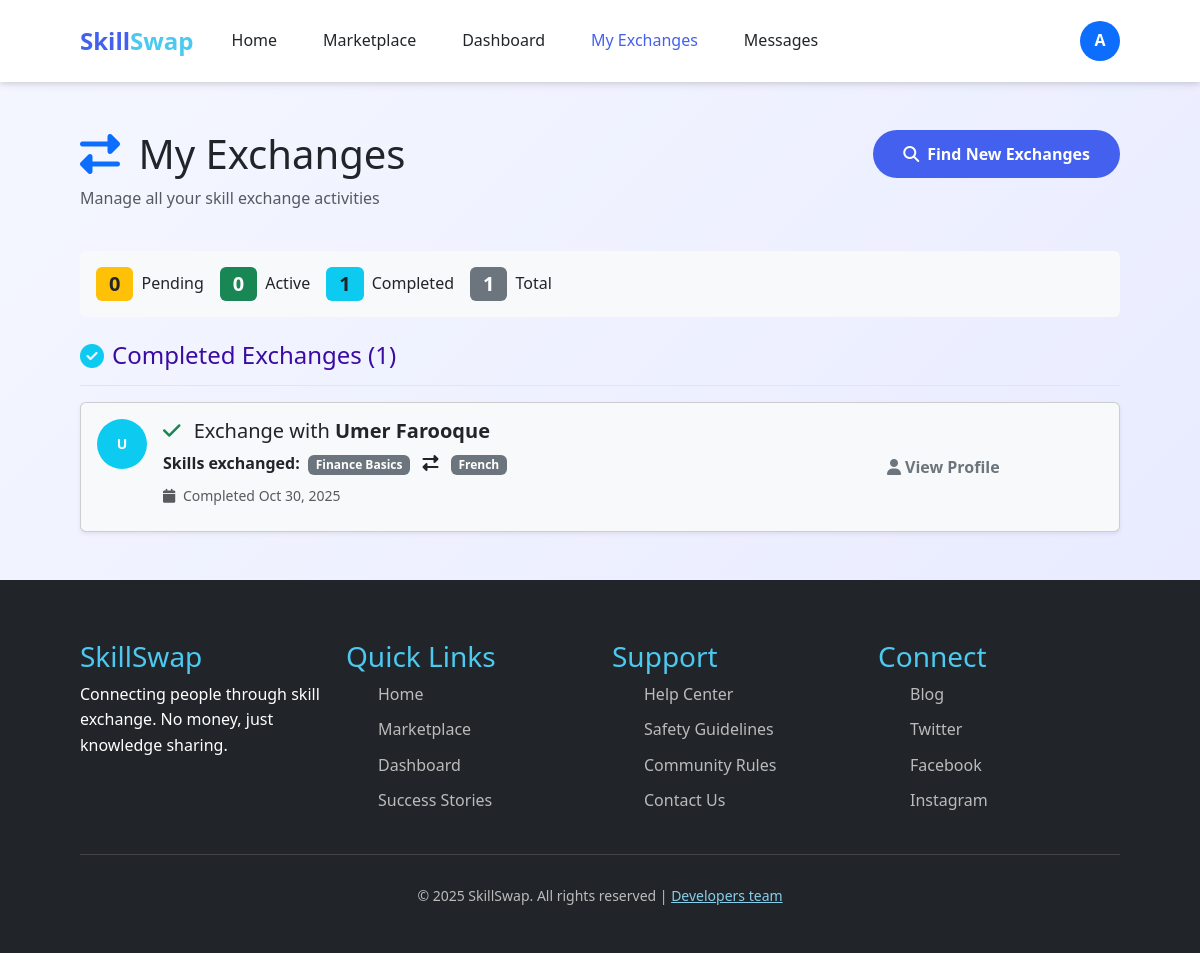
Before: /exchanges/ (signed in) with the older database file.
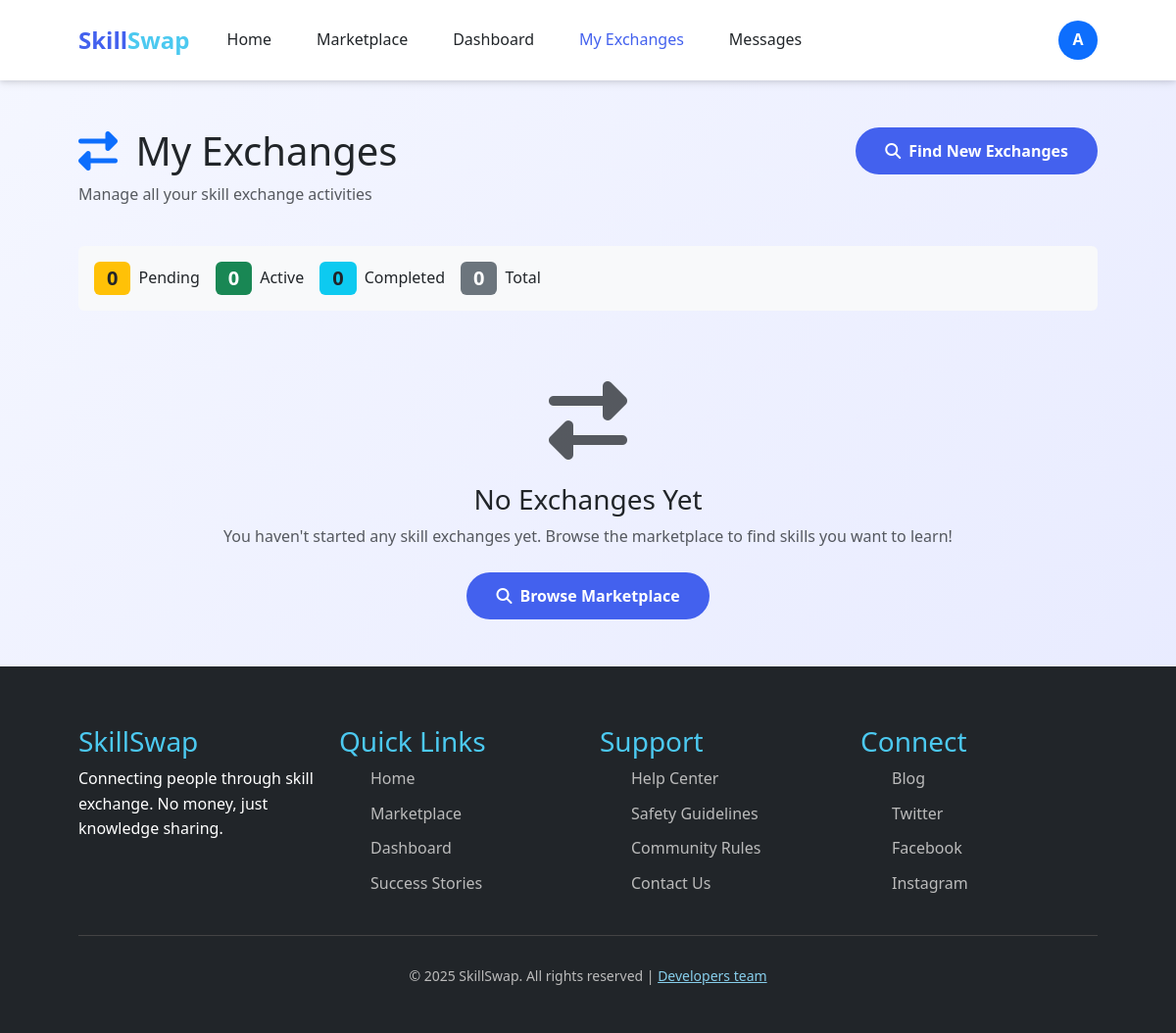
After: the same page with the newer database file.
### main/models.py (models this page shows, shortened)
class UserProfile(models.Model):
    user = models.OneToOneField(User, on_delete=models.CASCADE)
    full_name = models.CharField(max_length=150)
    bio = models.TextField()
    location = models.CharField(max_length=100)
    certifications = models.FileField(
        upload_to="certifications/", blank=True, null=True
    )
    created_at = models.DateTimeField(auto_now_add=True)

class Skill(models.Model):
    name = models.CharField(max_length=100, unique=True)
    category = models.ForeignKey(
        Category,
        on_delete=models.SET_NULL,
        null=True,
        blank=True,
        related_name="skills",
    )

class Exchange(models.Model):
    STATUS_CHOICES = [
        ("pending", "Pending"),
        ("active", "Active"),
        ("completed", "Completed"),
        ("dispute", "Dispute"),
        ("cancelled", "Cancelled"),
    ]
    user1 = models.ForeignKey(
        settings.AUTH_USER_MODEL,
        on_delete=models.CASCADE,
        related_name="exchanges_as_user1",
    )
    user2 = models.ForeignKey(
        settings.AUTH_USER_MODEL,
        on_delete=models.CASCADE,
        related_name="exchanges_as_user2",
    )
    skill1 = models.ForeignKey(
        Skill, on_delete=models.SET_NULL, null=True, related_name="offered_exchanges"
    )
    skill2 = models.ForeignKey(
        Skill, on_delete=models.SET_NULL, null=True, related_name="received_exchanges"
    )
    status = models.CharField(max_length=20, choices=STATUS_CHOICES, default="pending")
    start_date = models.DateTimeField(auto_now_add=True)
    end_date = models.DateTimeField(null=True, blank=True)
    notes = models.TextField(blank=True)
    last_updated = models.DateTimeField(auto_now=True)
    user1_completed = models.BooleanField(default=False, help_text="User1 marked their part as complete")
    user2_completed = models.BooleanField(default=False, help_text="User2 marked their part as complete")
    user1_completed_date = models.DateTimeField(null=True, blank=True)
    user2_completed_date = models.DateTimeField(null=True, blank=True)
    admin_approved = models.BooleanField(default=False, help_text="Admin verified both users completed the exchange")
    admin_approved_date = models.DateTimeField(null=True, blank=True)
    admin_notes = models.TextField(blank=True, help_text="Admin notes about this exchange")
    def completion_status(self):
        if self.admin_approved:
            return "Admin Approved"
        elif self.both_users_completed():
            return "Awaiting Admin Approval"
        elif self.user1_completed or self.user2_completed:
            return "Partially Complete"
        else:
            return "In Progress"
    class Meta:
        ordering = ["-start_date"]
        verbose_name = "Exchange"
        verbose_name_plural = "Exchanges"
        indexes = [
            models.Index(fields=["status"]),
            models.Index(fields=["user1", "status"]),
            models.Index(fields=["user2", "status"]),
            models.Index(fields=["-start_date"]),
        ]

### main/views.py (the view)
# urls.py: path('exchanges/', views.exchanges_view, name='exchanges'),
@login_required
def exchanges_view(request):
    user = request.user
    no_unseen_messages = Message.objects.filter(
        receiver=request.user, is_read=False
    ).count()
    all_exchanges = (
        Exchange.objects.filter(Q(user1=user) | Q(user2=user))
        .select_related(
            "user1",
            "user2",
            "user1__userprofile",
            "user2__userprofile",
            "skill1",
            "skill2",
        )
        .order_by("-start_date")
    )
    pending_exchanges = []
    active_exchanges = []
    completed_exchanges = []
    other_exchanges = []
    for exchange in all_exchanges:
        other_user = exchange.user2 if exchange.user1 == user else exchange.user1
        other_user_name = (
            other_user.userprofile.full_name
            if hasattr(other_user, "userprofile") and other_user.userprofile.full_name
            else other_user.username
        )
        is_initiator = exchange.user1 == user
        my_completed = (
            exchange.user1_completed if is_initiator else exchange.user2_completed
        )
        their_completed = (
            exchange.user2_completed if is_initiator else exchange.user1_completed
        )
        exchange_data = {
            "id": exchange.id,
            "other_user": other_user,
            "other_user_name": other_user_name,
            "is_initiator": is_initiator,
            "my_skill": exchange.skill1 if is_initiator else exchange.skill2,
            "their_skill": exchange.skill2 if is_initiator else exchange.skill1,
            "status": exchange.status,
            "start_date": exchange.start_date,
            "last_updated": exchange.last_updated,
            "notes": exchange.notes,
            "my_completed": my_completed,
            "their_completed": their_completed,
            "admin_approved": exchange.admin_approved,
            "completion_status": exchange.completion_status(),
        }
        if exchange.status == "pending":
            pending_exchanges.append(exchange_data)
        elif exchange.status == "active":
            active_exchanges.append(exchange_data)
        elif exchange.status == "completed":
            completed_exchanges.append(exchange_data)
        else:
            other_exchanges.append(exchange_data)
    context = {
        "pending_exchanges": pending_exchanges,
        "active_exchanges": active_exchanges,
        "completed_exchanges": completed_exchanges,
        "other_exchanges": other_exchanges,
        "total_count": all_exchanges.count(),
        "unseen_messages": no_unseen_messages,
    }
    return render(request, "exchanges.html", context)

### main/templates/exchanges.html (shortened to what the changed rows need)
{% extends 'base.html' %}
{% load static %}
{% block content %}
<div class="container mt-5">
    <div class="row mb-4">
        <div class="col-md-8">
            <h1><i class="fas fa-exchange-alt me-2 text-primary"></i> My Exchanges</h1>
        </div>
    </div>
    <div class="row mb-4">
        <div class="col-12">
            <div class="stats-summary d-flex flex-wrap gap-3 p-3 bg-light rounded">
                <div class="stat-item">
                    <span class="badge bg-info text-dark fs-5">{{ completed_exchanges|length }}</span>
                    <span class="ms-2">Completed</span>
                </div>
                <div class="stat-item">
                    <span class="badge bg-secondary fs-5">{{ total_count }}</span>
                    <span class="ms-2">Total</span>
                </div>
            </div>
        </div>
    </div>
    {% if completed_exchanges %}
    <div class="exchange-section mb-5">
        <div class="section-header d-flex align-items-center mb-3">
            <i class="fas fa-check-circle text-info me-2 fs-4"></i>
            <h2 class="mb-0">Completed Exchanges ({{ completed_exchanges|length }})</h2>
        </div>
        {% for exchange in completed_exchanges %}
        <div class="card mb-3 shadow-sm bg-light">
            <div class="card-body">
                <div class="row align-items-center">
                    <div class="col-md-8">
                        <div class="d-flex align-items-start mb-2">
                            <div class="user-avatar-small bg-info text-white rounded-circle me-3 d-flex justify-content-center align-items-center" style="width:50px;height:50px;">
                                {{ exchange.other_user_name|slice:":1"|upper }}
                            </div>
                            <div>
                                <h5 class="mb-1">
                                    <i class="fas fa-check text-success me-2"></i>
                                    Exchange with <strong>{{ exchange.other_user_name }}</strong>
                                </h5>
                                <div class="exchange-details mt-2">
                                    <p class="mb-1">
                                        <strong>Skills exchanged:</strong>
                                        <span class="badge bg-secondary ms-1">{{ exchange.my_skill.name }}</span>
                                        <i class="fas fa-exchange-alt mx-2"></i>
                                        <span class="badge bg-secondary">{{ exchange.their_skill.name }}</span>
                                    </p>
                                </div>
                                <p class="text-muted small mb-0 mt-2">
                                    <i class="fas fa-calendar me-1"></i>
                                    Completed {{ exchange.last_updated|date:"M d, Y" }}
                                </p>
                            </div>
                        </div>
                    </div>
                    <div class="col-md-4 text-md-end">
                        <a href="{% url 'profile' exchange.other_user.id %}"
                           class="btn btn-outline-secondary btn-sm w-100">
                            <i class="fas fa-user me-1"></i>View Profile
                        </a>
                    </div>
                </div>
            </div>
        </div>
        {% endfor %}
    </div>
    {% endif %}
    {% if not pending_exchanges and not active_exchanges and not completed_exchanges and not other_exchanges %}
    <div class="text-center py-5">
        <i class="fas fa-exchange-alt fa-5x text-muted mb-4"></i>
        <h3>No Exchanges Yet</h3>
        <p class="text-muted mb-4">You haven't started any skill exchanges yet. Browse the marketplace to find skills you want to learn!</p>
        <a href="{% url 'marketplace' %}" class="btn btn-primary btn-lg">
            <i class="fas fa-search me-2"></i>Browse Marketplace
        </a>
    </div>
    {% endif %}
</div>
{% endblock content %}

Changed rows visible on the page:
removed UserProfile: other_user_name "U", other_user_name "Umer Farooque"
no longer on this page (row unchanged): Skill: my_skill.name "Finance Basics"
no longer on this page (row unchanged): Skill: their_skill.name "French"
removed Exchange: last_updated "Oct 30, 2025"
Other visible differences:
{{ completed_exchanges|length }}: "1" → "0"
{{ total_count }}: "1" → "0"
{{ completed_exchanges|length }}: "1" → (not shown)
text no longer shown: "Completed Exchanges ( )"
text now shown: "No Exchanges Yet You haven't started any skill exchanges yet. Browse the marketplace to find skills you want to learn! Browse Marketplace"
list line gone: "Exchange with Skills exchanged: Completed View Profile"
